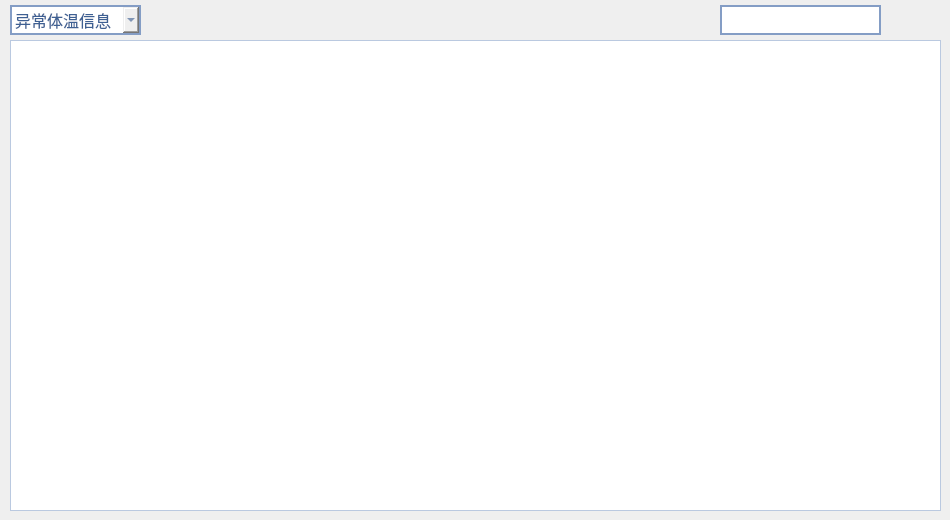
   <widget class="QWidget" name="tab_info">
    <attribute name="title">
     <string>信息管理</string>
    </attribute>
    <widget class="QTableWidget" name="tableWidget">
     <property name="enabled">
      <bool>true</bool>
     </property>
     <property name="geometry">
      <rect>
       <x>10</x>
       <y>40</y>
       <width>931</width>
       <height>471</height>
      </rect>
     </property>
     <property name="font">
      <font>
       <family>黑体</family>
       <pointsize>11</pointsize>
      </font>
     </property>
     <property name="styleSheet">
      <string notr="true">QTableWidget{
text-align:center;
background-color: #ffffff;
border:1px solid #bac9e0;
color:#3e6093;
border-top-left-radius:0px;
gridline-color:#bac9e0;
}
QTableWidget::item:selected{
color:#f3f6fb;
background:qlineargradient(spread:pad,x1:0,y1:0,x2:0,y2:1,stop:0 #3e6093,stop:1 #3e6093);
}
QTableWidget::item:hover{
background:#aac1e3;
}

QHeaderView::section{
text-align:center;
background:#e6ecf7;
padding:3px;
margin:0px;
color:#3e6093;
border:1px solid #bac9e0;
border-left-width:0;
}

QScrollBar:vertical{
background:#d9e2f0;
padding:0px;
max-width:12px;
}
 
QScrollBar::handle:vertical{
background:#4b7cc4;
}
 
QScrollBar::handle:hover:vertical{
background:#3e6093;
}
QScrollBar::handle:pressed:vertical{
background:#2b4c7c;
}

QScrollBar:horizontal{
background:#d9e2f0;
padding:0px;
max-height:12px;
border-radius:6px;
}
 
QScrollBar::handle:horizontal{
background:#4b7cc4;
border-radius:6px;
}
 
QScrollBar::handle:hover:horizontal{
background:#3e6093;
}
QScrollBar::handle:pressed:horizontal{
background:#2b4c7c;
}

QTableView
{
    background-color:#ffffff;
    alternate-background-color:#f3f6fb;
}
</string>
     </property>
    </widget>
    <widget class="QComboBox" name="comboBox">
     <property name="geometry">
      <rect>
       <x>10</x>
       <y>5</y>
       <width>131</width>
       <height>30</height>
      </rect>
     </property>
     <property name="sizePolicy">
      <sizepolicy hsizetype="Fixed" vsizetype="Fixed">
       <horstretch>0</horstretch>
       <verstretch>0</verstretch>
      </sizepolicy>
     </property>
     <property name="font">
      <font>
       <family>黑体</family>
       <pointsize>12</pointsize>
      </font>
     </property>
     <property name="styleSheet">
      <string notr="true">QComboBox{
border: 2px solid #849dc5;
border-top-left-radius:0px;
color:#3e6093;
}

QComboBox::drop-down {
width:24px;
border-image:url(:/res/所有下拉框.png);
}  

QComboBox:hover{
background:#d9e4f5;
}

QComboBox:pressed{
background:#bac9e0;
}

QComboBox QAbstractItemView::item
{
color:#3e6093;
height:30px;
}

QComboBox QAbstractItemView::item:hover
{
border:1px solid #849dc5;
background:#d9e4f5;
}

QComboBox QAbstractItemView::item:pressed
{
border:1px solid #849dc5;
background:#bac9e0;
}


</string>
     </property>
     <property name="editable">
      <bool>false</bool>
     </property>
     <property name="sizeAdjustPolicy">
      <enum>QComboBox::AdjustToContentsOnFirstShow</enum>
     </property>
     <property name="minimumContentsLength">
      <number>30</number>
     </property>
     <property name="iconSize">
      <size>
       <width>20</width>
       <height>20</height>
      </size>
     </property>
     <item>
      <property name="text">
       <string>异常体温信息</string>
      </property>
     </item>
     <item>
      <property name="text">
       <string>体温信息</string>
      </property>
     </item>
     <item>
      <property name="text">
       <string>学生信息</string>
      </property>
     </item>
     <item>
      <property name="text">
       <string>宿舍信息</string>
      </property>
     </item>
    </widget>
    <widget class="QPushButton" name="pushButton_export">
     <property name="geometry">
      <rect>
       <x>670</x>
       <y>5</y>
       <width>31</width>
       <height>31</height>
      </rect>
     </property>
     <property name="whatsThis">
      <string>导出</string>
     </property>
     <property name="styleSheet">
      <string notr="true">QPushButton{
border-image:url(:/res/download(1).png);
border-top-left-radius:0px;
}

QPushButton:hover{
background:#bac9e0;
}

QPushButton:pressed{
background:#738db6;
}</string>
     </property>
     <property name="text">
      <string/>
     </property>
    </widget>
    <widget class="QPushButton" name="pushButton_search">
     <property name="geometry">
      <rect>
       <x>890</x>
       <y>5</y>
       <width>31</width>
       <height>31</height>
      </rect>
     </property>
     <property name="sizePolicy">
      <sizepolicy hsizetype="Fixed" vsizetype="Fixed">
       <horstretch>0</horstretch>
       <verstretch>0</verstretch>
      </sizepolicy>
     </property>
     <property name="whatsThis">
      <string>搜索</string>
     </property>
     <property name="styleSheet">
      <string notr="true">QPushButton{
border-image:url(:/res/search.png);
border-top-left-radius:0px;
}

QPushButton:hover{
background:#bac9e0;
}

QPushButton:pressed{
background:#738db6;
}</string>
     </property>
     <property name="text">
      <string/>
     </property>
     <property name="checkable">
      <bool>false</bool>
     </property>
    </widget>
    <widget class="QLineEdit" name="lineEdit_search">
     <property name="geometry">
      <rect>
       <x>720</x>
       <y>5</y>
       <width>161</width>
       <height>30</height>
      </rect>
     </property>
     <property name="font">
      <font>
       <family>黑体</family>
       <pointsize>11</pointsize>
      </font>
     </property>
     <property name="styleSheet">
      <string notr="true">background-color: #ffffff;
border-top-left-radius:0px;
border:2px solid #849dc5;
color:#3e6093;
</string>
     </property>
    </widget>
   </widget>
